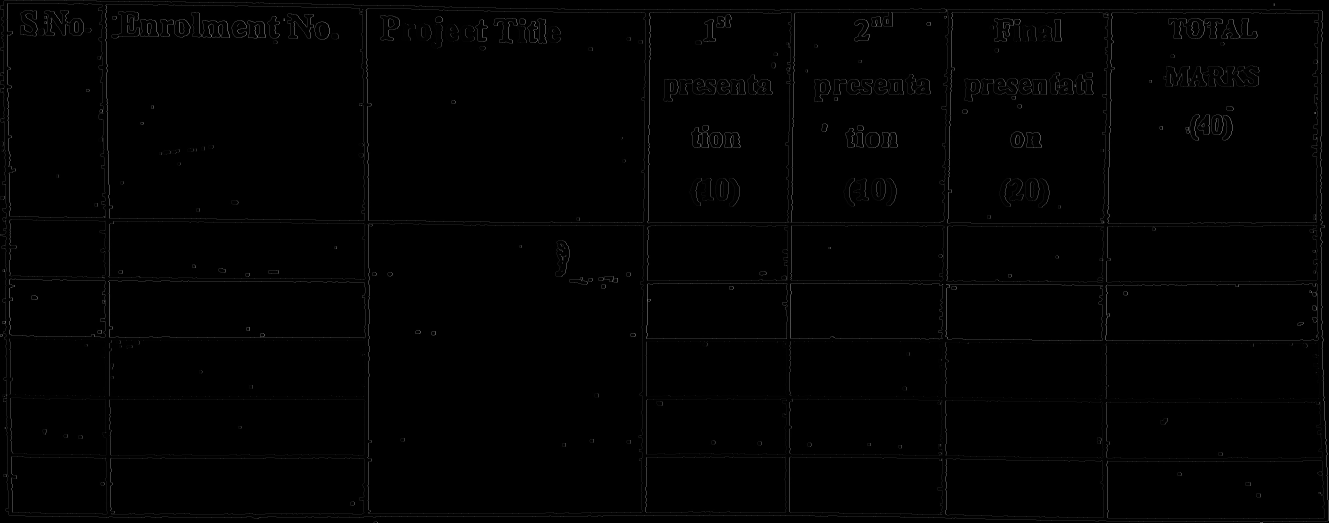
#> input picture code linux/tfi.jpg, 3987 x 1567 px, found by its file name (shown at 1/3 size)
$ python test4a.py   (older library calls are emulated)
#> lines starting #> are read from the running program, lines starting #| are printed output that depends on the picture
import cv2
import numpy as np

img = cv2.imread("tfi.jpg")
#> img is the input picture: shape (1567, 3987, 3); min 0, max 255, mean 1.6
gray = cv2.cvtColor(img, cv2.COLOR_BGR2GRAY)
edges = cv2.Sobel(gray,cv2.CV_8U, 1, 0, ksize=5)
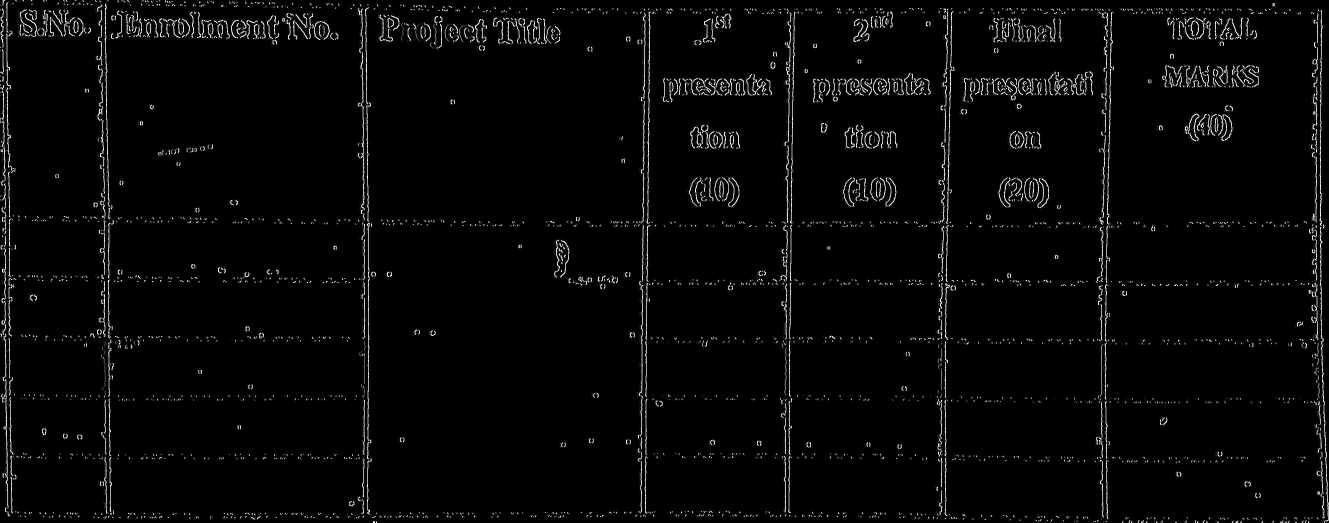
#> edges: shape (1567, 3987) (shown at 1/3 size); min 0, max 255, mean 6.8
cv2.imwrite("edgesv.jpg", edges)
size = (1877, 1906)
bi = edges.copy()
#bi = np.zeros(size, dtype=np.uint8)
for i in xrange(size[0]):
    for j in xrange(size[1]):
#> (the run stopped early here; a loop or call above may not have finished)
